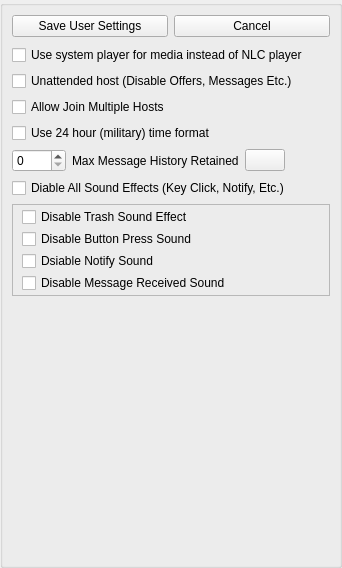
<?xml version="1.0" encoding="UTF-8"?>
<ui version="4.0">
 <class>AppletUserPreferencesUi</class>
 <widget class="QWidget" name="AppletUserPreferencesUi">
  <property name="geometry">
   <rect>
    <x>0</x>
    <y>0</y>
    <width>342</width>
    <height>568</height>
   </rect>
  </property>
  <property name="windowTitle">
   <string>Log Settings</string>
  </property>
  <layout class="QGridLayout" name="gridLayout">
   <property name="leftMargin">
    <number>0</number>
   </property>
   <property name="topMargin">
    <number>0</number>
   </property>
   <property name="rightMargin">
    <number>0</number>
   </property>
   <property name="bottomMargin">
    <number>0</number>
   </property>
   <property name="spacing">
    <number>0</number>
   </property>
   <item row="0" column="0">
    <widget class="QGroupBox" name="DialogItemsGroupBox">
     <property name="title">
      <string/>
     </property>
     <layout class="QVBoxLayout" name="verticalLayout">
      <item>
       <layout class="QHBoxLayout" name="horizontalLayout_4">
        <item>
         <widget class="QPushButton" name="m_SavePushButton">
          <property name="sizePolicy">
           <sizepolicy hsizetype="Minimum" vsizetype="Preferred">
            <horstretch>0</horstretch>
            <verstretch>0</verstretch>
           </sizepolicy>
          </property>
          <property name="text">
           <string>Save User Settings</string>
          </property>
         </widget>
        </item>
        <item>
         <widget class="QPushButton" name="m_CancelPushButton">
          <property name="text">
           <string>Cancel</string>
          </property>
         </widget>
        </item>
       </layout>
      </item>
      <item>
       <spacer name="verticalSpacer">
        <property name="orientation">
         <enum>Qt::Vertical</enum>
        </property>
        <property name="sizeType">
         <enum>QSizePolicy::Fixed</enum>
        </property>
        <property name="sizeHint" stdset="0">
         <size>
          <width>20</width>
          <height>2</height>
         </size>
        </property>
       </spacer>
      </item>
      <item>
       <widget class="QCheckBox" name="m_UseSystemPlayerCheckBox">
        <property name="text">
         <string>Use system player for media instead of NLC player</string>
        </property>
       </widget>
      </item>
      <item>
       <widget class="QCheckBox" name="m_UnattendedHostCheckBox">
        <property name="text">
         <string>Unattended host (Disable Offers, Messages Etc.)</string>
        </property>
       </widget>
      </item>
    <item>
     <widget class="QCheckBox" name="m_AllowJoinMultipleHostsCheckBox">
      <property name="toolTip">
       <string>When unchecked, joining a new host automatically leaves other active Group, Chat Room, or Random Connect hosts.</string>
      </property>
      <property name="text">
       <string>Allow Join Multiple Hosts</string>
      </property>
     </widget>
    </item>
      <item>
       <widget class="QCheckBox" name="m_MilitaryTimeCheckBox">
        <property name="sizePolicy">
         <sizepolicy hsizetype="Minimum" vsizetype="Minimum">
          <horstretch>0</horstretch>
          <verstretch>0</verstretch>
         </sizepolicy>
        </property>
        <property name="text">
         <string>Use 24 hour (military) time format</string>
        </property>
       </widget>
      </item>
      <item>
       <layout class="QHBoxLayout" name="horizontalLayout">
        <item>
         <widget class="QSpinBox" name="m_MaxMessageHistorySpinBox">
          <property name="minimum">
           <number>0</number>
          </property>
          <property name="maximum">
           <number>4000</number>
          </property>
          <property name="singleStep">
           <number>10</number>
          </property>
         </widget>
        </item>
        <item>
         <widget class="QLabel" name="m_MaxMessageHistoryLabel">
          <property name="text">
           <string>Max Message History Retained</string>
          </property>
         </widget>
        </item>
        <item>
         <widget class="VxPushButton" name="m_MaxMessageHistoryInfoButton">
          <property name="text">
           <string notr="true"/>
          </property>
         </widget>
        </item>
        <item>
         <spacer name="horizontalSpacer">
          <property name="orientation">
           <enum>Qt::Horizontal</enum>
          </property>
          <property name="sizeHint" stdset="0">
           <size>
            <width>40</width>
            <height>20</height>
           </size>
          </property>
         </spacer>
        </item>
       </layout>
      </item>
      <item>
       <widget class="QCheckBox" name="m_DisableSoundEffectsCheckBox">
        <property name="text">
         <string>Diable All Sound Effects (Key Click, Notify, Etc.)</string>
        </property>
       </widget>
      </item>
      <item>
       <widget class="QFrame" name="m_SndDisableFrame">
        <property name="layoutDirection">
         <enum>Qt::LeftToRight</enum>
        </property>
        <property name="frameShape">
         <enum>QFrame::StyledPanel</enum>
        </property>
        <property name="frameShadow">
         <enum>QFrame::Raised</enum>
        </property>
        <layout class="QVBoxLayout" name="verticalLayout_2">
         <property name="spacing">
          <number>2</number>
         </property>
         <property name="topMargin">
          <number>2</number>
         </property>
         <property name="rightMargin">
          <number>2</number>
         </property>
         <property name="bottomMargin">
          <number>2</number>
         </property>
         <item>
          <widget class="QCheckBox" name="m_SndDisableTrashCheckBox">
           <property name="text">
            <string>Disable Trash Sound Effect</string>
           </property>
          </widget>
         </item>
         <item>
          <widget class="QCheckBox" name="m_SndDisableButtonPressCheckBox">
           <property name="text">
            <string>Disable Button Press Sound</string>
           </property>
          </widget>
         </item>
         <item>
          <widget class="QCheckBox" name="m_SndDisableNotifyCheckBox">
           <property name="text">
            <string>Dsiable Notify Sound</string>
           </property>
          </widget>
         </item>
         <item>
          <widget class="QCheckBox" name="m_SndDisableMessageRxCheckBox">
           <property name="text">
            <string>Disable Message Received Sound</string>
           </property>
          </widget>
         </item>
        </layout>
       </widget>
      </item>
      <item>
       <spacer name="verticalSpacer_2">
        <property name="orientation">
         <enum>Qt::Vertical</enum>
        </property>
        <property name="sizeType">
         <enum>QSizePolicy::Expanding</enum>
        </property>
        <property name="sizeHint" stdset="0">
         <size>
          <width>20</width>
          <height>5</height>
         </size>
        </property>
       </spacer>
      </item>
     </layout>
    </widget>
   </item>
  </layout>
 </widget>
 <customwidgets>
  <customwidget>
   <class>VxPushButton</class>
   <extends>QPushButton</extends>
   <header>VxPushButton.h</header>
  </customwidget>
 </customwidgets>
 <resources/>
 <connections/>
</ui>
